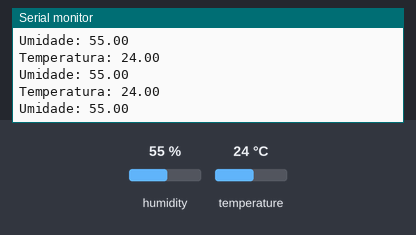
A sketch run on a simulated Arduino Uno, built with avr-gcc and run on an emulated ATmega328P. Parts: the last lines printed to the serial monitor. The test bench sets the inputs (shaded band); at power-on: humidity 55 %, temperature 24 °C.

Above: at 2.8 s.
2.9 s: humidity set to 22 %
At 4.34 s:
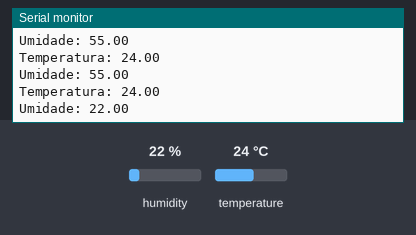
5.6 s: temperature set to 12 °C
At 5.85 s:
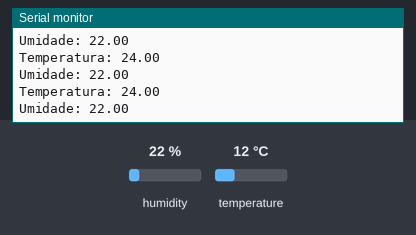
8.3 s: humidity set to 40 %
At 8.36 s:
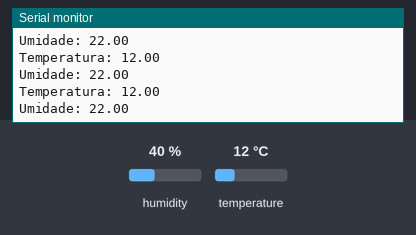
Timing chart, 0 to 11.3 s (numbered marks = the images above; inputs shaded):
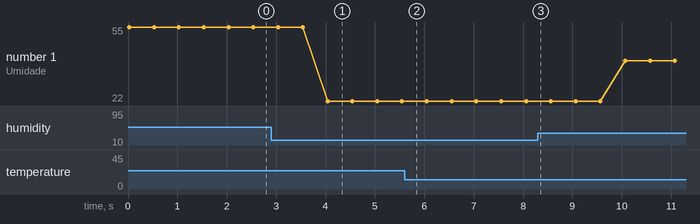

The sketch:

Modulo_DHT22.ino
```cpp
// Leitura de Temperatura e Umidade com Sensor DHT22
// Arthur Castro
// Novembro de 2017

#include <DHT.h>

#define DHTPIN 8
#define DHTTYPE DHT22

DHT dht(DHTPIN, DHTTYPE);
float temp;
float hum;

void setup() {
dht.begin();
Serial.begin(9600);
}

void loop() {
  temp = dht.readTemperature();
  hum = dht.readHumidity();

  Serial.print("Temperatura: ");
  Serial.println(temp);
  Serial.print("Umidade: ");
  Serial.println(hum);

  delay(500);
}
```

Measured:
- after the input at 2.9 s, the serial monitor: prints a new line after 1.1 s (image 1)
- plotted number 1: 55 → 22 after the input at 2.9 s, 22 → 40 after the input at 8.3 s
